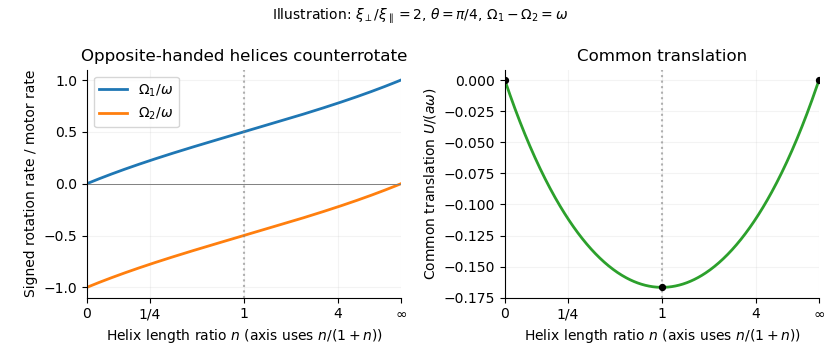

The Python source for this figure:
import numpy as np
import matplotlib
matplotlib.use("Agg")
import matplotlib.pyplot as plt
plt.rcParams.update({"font.size":10,"axes.spines.top":False,"axes.spines.right":False})
# The compact coordinate q=n/(1+n) includes both n=0 and the n->infinity limit.
q=np.linspace(0,1,500);P=2.25;Q=.25
Den=P-Q*(1-2*q)**2
Om1=q*(P+Q*(1-2*q))/Den;Om2=-(1-q)*(P-Q*(1-2*q))/Den
# xi_parallel=1, xi_perp=2, theta=pi/4, a=ell=1: A=D=1.5, B=0.5.
U=-1.5*q*(1-q)/Den
fig,axes=plt.subplots(1,2,figsize=(8.4,3.6),dpi=100)
axes[0].plot(q,Om1,lw=2,label=r'$\Omega_1/\omega$',color='tab:blue');axes[0].plot(q,Om2,lw=2,label=r'$\Omega_2/\omega$',color='tab:orange');axes[0].legend();axes[0].axhline(0,color='gray',lw=.7)
axes[0].set(ylabel='Signed rotation rate / motor rate',title='Opposite-handed helices counterrotate')
axes[1].plot(q,U,lw=2,color='tab:green');axes[1].scatter([0,.5,1],[0,-1/6,0],color='black',s=18,zorder=3)
axes[1].set(ylabel=r'Common translation $U/(a\omega)$',title='Common translation')
for ax in axes:
 ax.set_xticks([0,.2,.5,.8,1],['0','1/4','1','4',r'$\infty$']);ax.set_xlabel(r'Helix length ratio $n$ (axis uses $n/(1+n)$)');ax.set_xlim(0,1);ax.grid(alpha=.15);ax.axvline(.5,color='gray',ls=':',alpha=.6)
fig.suptitle(r'Illustration: $\xi_\perp/\xi_\parallel=2$, $\theta=\pi/4$, $\Omega_1-\Omega_2=\omega$',fontsize=10)
fig.tight_layout();fig.savefig('paper-334-counterrotating-helices.png',facecolor='white',transparent=False)
